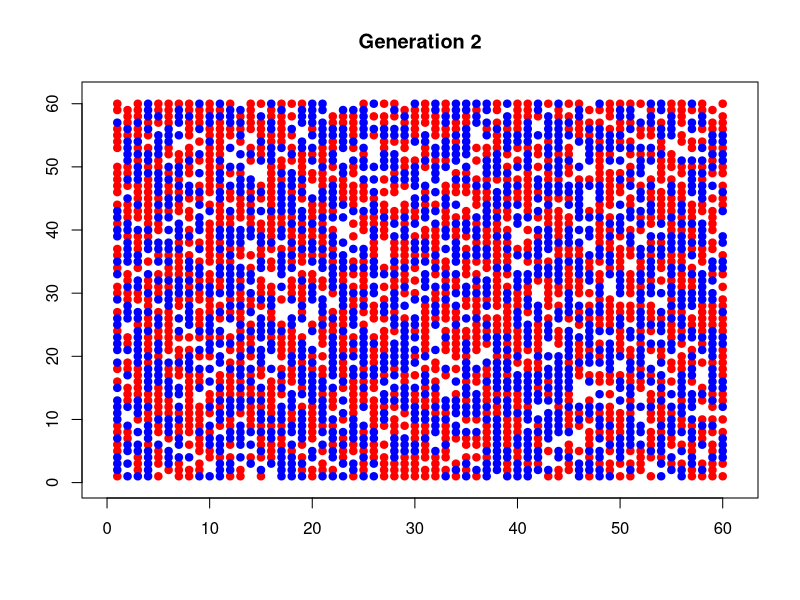
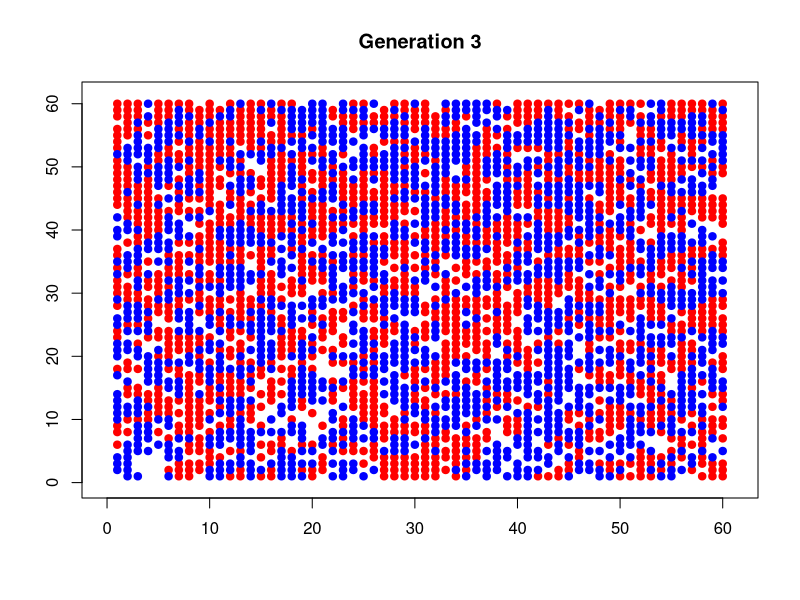
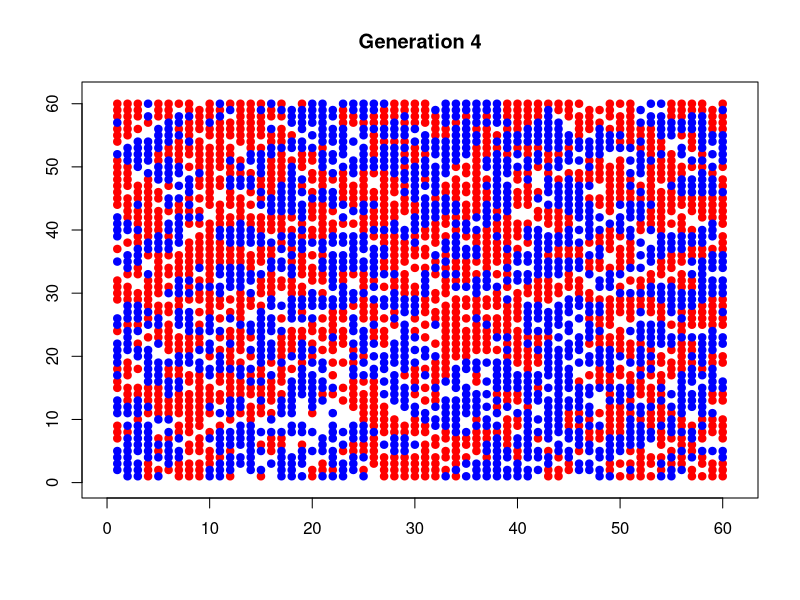
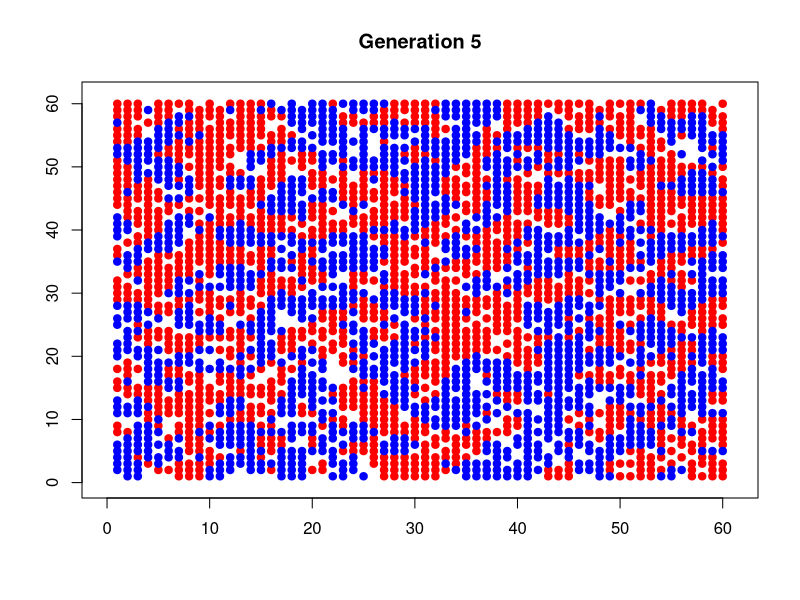
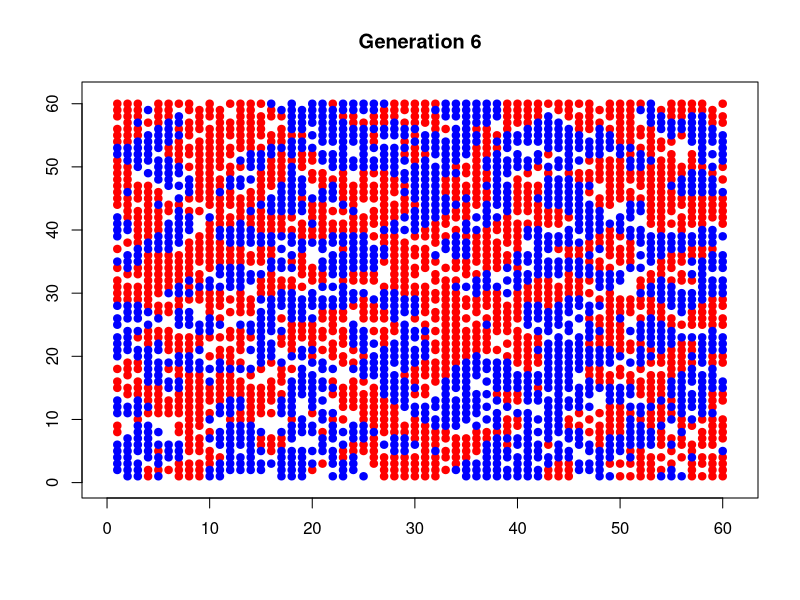
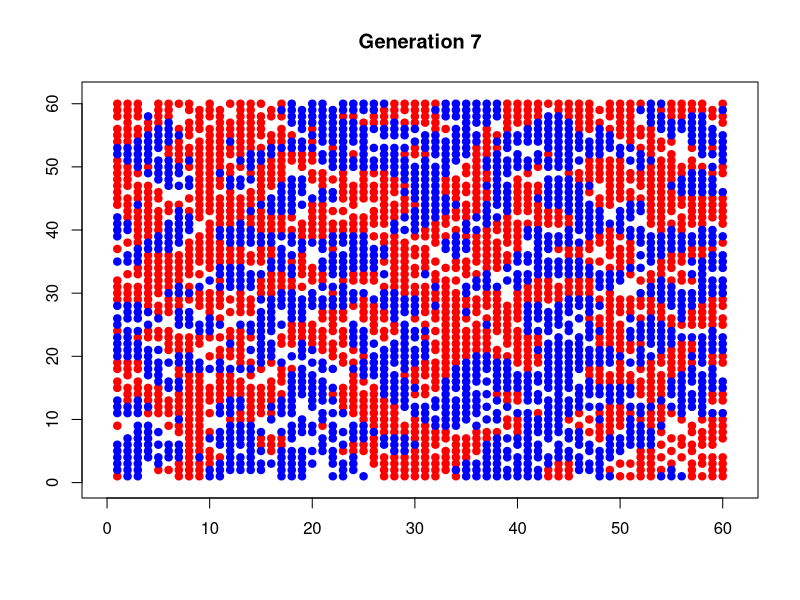
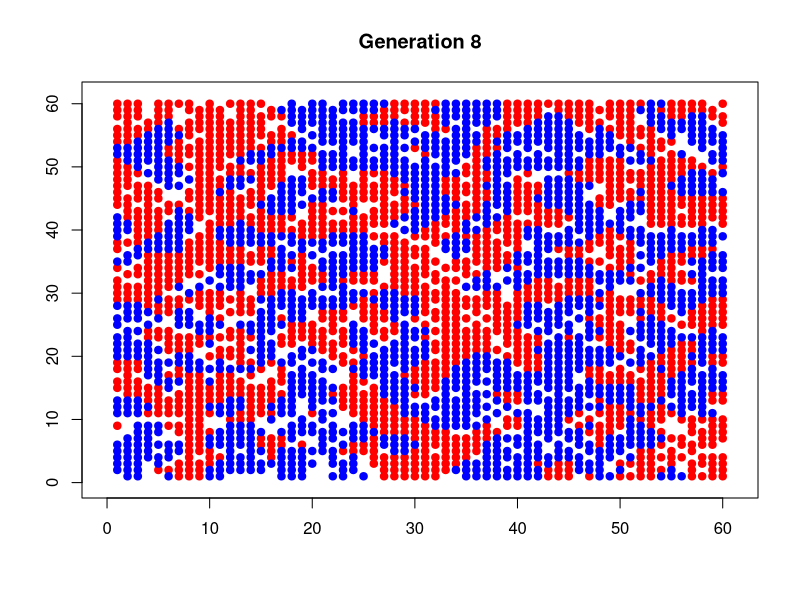
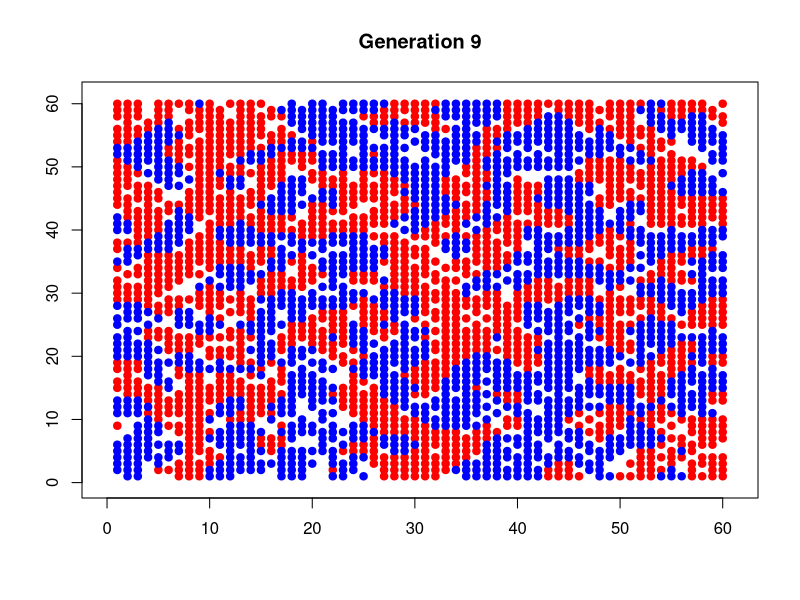

The R source for these figures, in order:

# Schelling's Segregation simulation -- version 1.0
# CPSC 420 -- spring 2016

probRed <- .42
probBlue <- .42

# What fraction of my neighbors (minimum) must look like me in order for me
# not to move?
thresh <- .4

RED <- 1
BLUE <- 2
EMPTY <- 3

width <- 60
height <- 60
numGen <- 40


numNeighborsOfColor <- function(city, row, col, color) {
    num <- 0
    if (row > 1 && col > 1 && city[row-1,col-1] == color) {
        num <- num + 1
    }
    if (col > 1 && city[row,col-1] == color) {
        num <- num + 1
    }
    if (row < height && col > 1 && city[row+1,col-1] == color) {
        num <- num + 1
    }
    if (row < height && city[row+1,col] == color) {
        num <- num + 1
    }
    if (row < height && col < width && city[row+1,col+1] == color) {
        num <- num + 1
    }
    if (col < height && city[row,col+1] == color) {
        num <- num + 1
    }
    if (row > 1 && col < height && city[row-1,col+1] == color) {
        num <- num + 1
    }
    return(num)
}

numRedNeighbors <- function(city, row, col) {
    return(numNeighborsOfColor(city, row, col, RED))
}

numBlueNeighbors <- function(city, row, col) {
    return(numNeighborsOfColor(city, row, col, BLUE))
}

computeRatio <- function(mycolor, city, row, col) {
    nred <- numRedNeighbors(city, row, col)
    nblue <- numBlueNeighbors(city, row, col)
    if (nred + nblue == 0) {
        return(1)
    }
    if (mycolor == RED) {
        ratio <- nred/(nred+nblue)
    } else {
        ratio <- nblue/(nred+nblue)
    }
    return(ratio)
}

belowThresh <- function(mycolor, city, row, col, thresh) {

    ratio <- computeRatio(mycolor, city, row, col)
    if (ratio < thresh) {
        return(TRUE)
    } else {
        return(FALSE)
    }
}

pointsForGrid <- function(grid,val) {
    xcoords <- vector()
    ycoords <- vector()
    for (row in 1:nrow(grid)) {
        for (col in 1:ncol(grid)) {
            if (grid[row,col] == val) {
                xcoords[length(xcoords)+1] <- col
                ycoords[length(ycoords)+1] <- nrow(grid) - row + 1
            }
        }
    }
    return(list(xcoords,ycoords))
}

findRandomEmpty <- function(city) {
    empties <- which(city == EMPTY, arr.ind=TRUE)
    return(empties[sample.int(nrow(empties),1),])
}

computeAvgRatio <- function(city) {
    ratioSum <- 0
    numNonEmpty <- 0
    for (row in 1:nrow(city)) {
        for (col in 1:ncol(city)) {
            if (city[row,col] != EMPTY) {
                numNonEmpty <- numNonEmpty + 1
                ratioSum <- ratioSum +
                    computeRatio(city[row,col],city,row,col)
            }
        }
    }
    return (ratioSum / numNonEmpty)
}


plot.gen <- function(city,gen) {
    reds <- pointsForGrid(city[,,gen-1],RED)
    plot(reds[[1]],reds[[2]],pch=19,col="red",
        xlim=c(0,width+1),ylim=c(0,height+1),main=paste("Generation",gen),
        xlab="",ylab="")
    blues <- pointsForGrid(city[,,gen-1],BLUE)
    points(blues[[1]],blues[[2]],pch=19,col="blue",
        xlim=c(0,width+1),ylim=c(0,height+1))
}


# Main simulation.
starter <- runif(width * height)
config <- matrix(ifelse(starter < probRed, RED, 
    ifelse(starter < probRed + probBlue, BLUE,
    EMPTY)),nrow=height)

city <- array(dim=c(width,height,numGen))
city[,,1] <- config


for (gen in 2:numGen) {
    
    plot.gen(city,gen)

    city[,,gen] <- city[,,gen-1]

    for (row in seq(height)) {
        for (col in seq(width)) {
            curr.val <- city[row,col,gen-1]
            if(curr.val != EMPTY  &&  
                    belowThresh(curr.val, city[,,gen-1],row,col,thresh)) {
                city[row,col,gen] <- EMPTY
                randEmpty <- findRandomEmpty(city[,,gen])
                city[randEmpty[1],randEmpty[2],gen] <- curr.val
            }
        }
    }

}

cat("The average ratio is ", 
    round(computeAvgRatio(city[,,numGen]),2),".\n",sep="")
